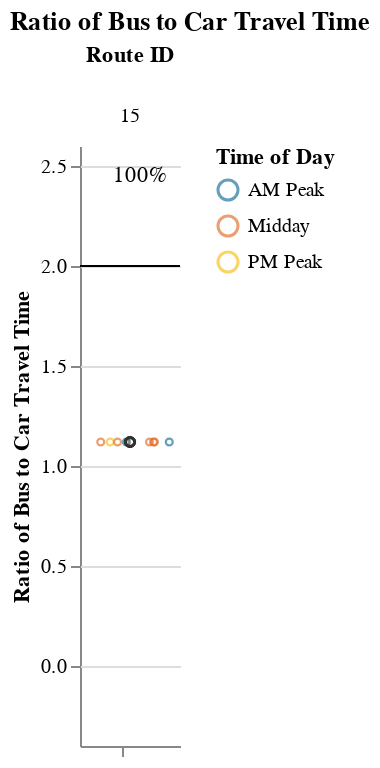
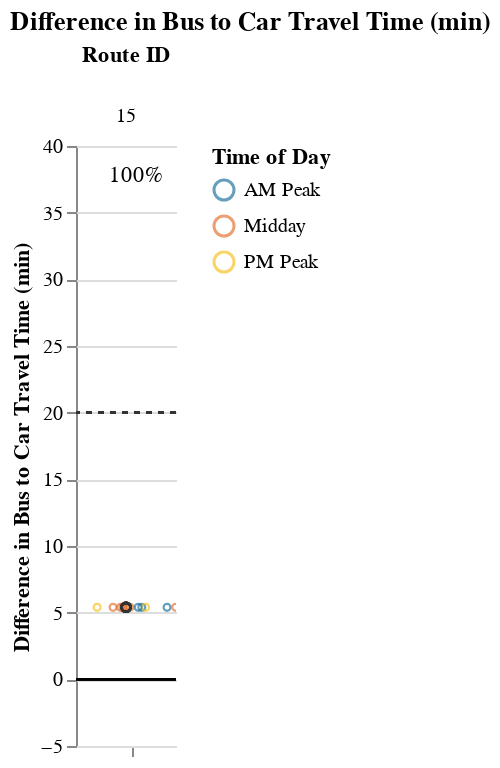

Notebook code cell kept with these figures, in order:
### Markdown cell above
## Viable Competitive Routes
### Short Routes (< 1 hr)

### Code cell
# Allow for possibility that operator doesn't have routes that fall into certain route_groups
# But, jupyterbook will not like markdown with f-string
# separate out route_group and put in each cell, and use try/except + if to display...
# but all 3 route groups must be displayed. just add sentence about why no routes were returned at the end
route_group = "short"
try:
    display_charts_for_route_group(df, route_group)
except:
    print("No routes meet this criteria.")

### Figure 1 — Vega-Lite specification as saved in the notebook (floating-point values rounded to 4 significant figures)
{"config": {"view": {"continuousWidth": 400, "continuousHeight": 300, "stroke": null}, "facet": {"spacing": 0}}, "data": {"name": "data-6020388dd5c22a2d21ab1959d100a451"}, "facet": {"column": {"field": "route_id", "sort": ["15"], "title": "Route ID", "type": "nominal"}}, "spec": {"layer": [{"mark": "rule", "encoding": {"color": {"value": "black"}, "y": {"field": "cutoff", "type": "quantitative"}}, "selection": {"selector001": {"type": "interval", "bind": "scales", "encodings": ["x", "y"]}}}, {"mark": {"type": "point", "opacity": 0.65, "size": 12, "strokeWidth": 1.1}, "encoding": {"color": {"field": "time_of_day", "scale": {"range": ["#136C97", "#E16B26", "#F6BF16", "#00896B", "#7790A3", "#5B559C"]}, "sort": ["AM Peak", "Midday", "PM Peak", "Owl Service"], "title": "Time of Day", "type": "nominal"}, "tooltip": [{"field": "route_id", "type": "nominal"}, {"field": "trip_id", "type": "nominal"}, {"field": "service_hours", "type": "quantitative"}, {"field": "car_duration_hours", "type": "quantitative"}, {"field": "bus_multiplier", "type": "quantitative"}, {"field": "bus_difference", "type": "quantitative"}, {"field": "num_trips", "type": "quantitative"}, {"field": "num_competitive", "type": "quantitative"}, {"field": "pct_trips_competitive", "type": "quantitative"}, {"field": "p25", "type": "quantitative"}, {"field": "p50", "type": "quantitative"}, {"field": "p75", "type": "quantitative"}], "x": {"axis": {"grid": false, "labels": false, "ticks": true, "values": [0]}, "field": "jitter", "scale": {}, "title": null, "type": "quantitative"}, "y": {"field": "bus_multiplier", "scale": {"domain": [-0.25, 2.5]}, "title": "Ratio of Bus to Car Travel Time", "type": "quantitative"}}, "transform": [{"calculate": "sqrt(-2*log(random()))*cos(2*PI*random())", "as": "jitter"}], "width": 50}, {"layer": [{"mark": {"type": "point", "opacity": 0.6, "size": 20, "strokeWidth": 1.3}, "encoding": {"color": {"value": "#323434"}, "y": {"field": "bus_multiplier", "type": "quantitative"}}, "transform": [{"filter": "(datum.p50_trip === 1)"}]}, {"mark": {"type": "text", "align": "center", "baseline": "middle"}, "encoding": {"color": {"value": "black"}, "text": {"field": "pct_trips_competitive", "format": ".0%", "type": "quantitative"}, "tooltip": [{"field": "route_id", "type": "nominal"}, {"field": "trip_id", "type": "nominal"}, {"field": "service_hours", "type": "quantitative"}, {"field": "car_duration_hours", "type": "quantitative"}, {"field": "bus_multiplier", "type": "quantitative"}, {"field": "bus_difference", "type": "quantitative"}, {"field": "num_trips", "type": "quantitative"}, {"field": "num_competitive", "type": "quantitative"}, {"field": "pct_trips_competitive", "type": "quantitative"}, {"field": "p25", "type": "quantitative"}, {"field": "p50", "type": "quantitative"}, {"field": "p75", "type": "quantitative"}], "x": {"value": 30}, "y": {"value": 15}}, "transform": [{"calculate": "sqrt(-2*log(random()))*cos(2*PI*random())", "as": "jitter"}, {"filter": "(datum.fastest_trip === 1)"}]}]}]}, "resolve": {"scale": {"y": "shared"}}, "title": "Ratio of Bus to Car Travel Time", "$schema": "https://vega.github.io/schema/vega-lite/v4.17.0.json", "datasets": {"data-6020388dd5c22a2d21ab1959d100a451": [{"calitp_itp_id": 42, "trip_key": 3212989715963820775, "trip_id": "t_2006242_b_33489_tn_5", "shape_id": "p_547", "route_id": "15", "service_hours": 0.85, "trip_first_departure_ts": 39900, "trip_last_arrival_ts": 42960, "departure_hour": 11, "time_of_day": "Midday", "p25": 0.85, "p50": 0.85, "p75": 0.85, "p50_trip": 1, "fastest_trip": 0, "car_duration_hours": 0.76, "competitive_route": 1, "bus_multiplier": 1.12, "bus_difference": 5.4, "num_trips": 12, "num_competitive": 12, "pct_trips_competitive": 1.0, "bus_difference_spread": 0.0, "route_group": "short", "max_trip_hrs": 0.85, "max_trip_route_group": 1.0, "name": "Blue Lake Rancheria", "caltrans_district": "01 - Eureka", "drmt_organization_name": null, "cutoff2": 20, "cutoff": 2}, {"calitp_itp_id": 42, "trip_key": -4503928084773304761, "trip_id": "t_2006242_b_33489_tn_6", "shape_id": "p_547", "route_id": "15", "service_hours": 0.85, "trip_first_departure_ts": 43500, "trip_last_arrival_ts": 46560, "departure_hour": 12, "time_of_day": "Midday", "p25": 0.85, "p50": 0.85, "p75": 0.85, "p50_trip": 1, "fastest_trip": 0, "car_duration_hours": 0.76, "competitive_route": 1, "bus_multiplier": 1.12, "bus_difference": 5.4, "num_trips": 12, "num_competitive": 12, "pct_trips_competitive": 1.0, "bus_difference_spread": 0.0, "route_group": "short", "max_trip_hrs": 0.85, "max_trip_route_group": 1.0, "name": "Blue Lake Rancheria", "caltrans_district": "01 - Eureka", "drmt_organization_name": null, "cutoff2": 20, "cutoff": 2}, {"calitp_itp_id": 42, "trip_key": -4246535928303558891, "trip_id": "t_2006242_b_33489_tn_10", "shape_id": "p_547", "route_id": "15", "service_hours": 0.85, "trip_first_departure_ts": 57900, "trip_last_arrival_ts": 60960, "departure_hour": 16, "time_of_day": "Midday", "p25": 0.85, "p50": 0.85, "p75": 0.85, "p50_trip": 1, "fastest_trip": 0, "car_duration_hours": 0.76, "competitive_route": 1, "bus_multiplier": 1.12, "bus_difference": 5.4, "num_trips": 12, "num_competitive": 12, "pct_trips_competitive": 1.0, "bus_difference_spread": 0.0, "route_group": "short", "max_trip_hrs": 0.85, "max_trip_route_group": 1.0, "name": "Blue Lake Rancheria", "caltrans_district": "01 - Eureka", "drmt_organization_name": null, "cutoff2": 20, "cutoff": 2}, {"calitp_itp_id": 42, "trip_key": -5346033386940711380, "trip_id": "t_2006242_b_33489_tn_8", "shape_id": "p_547", "route_id": "15", "service_hours": 0.85, "trip_first_departure_ts": 50700, "trip_last_arrival_ts": 53760, "departure_hour": 14, "time_of_day": "Midday", "p25": 0.85, "p50": 0.85, "p75": 0.85, "p50_trip": 1, "fastest_trip": 0, "car_duration_hours": 0.76, "competitive_route": 1, "bus_multiplier": 1.12, "bus_difference": 5.4, "num_trips": 12, "num_competitive": 12, "pct_trips_competitive": 1.0, "bus_difference_spread": 0.0, "route_group": "short", "max_trip_hrs": 0.85, "max_trip_route_group": 1.0, "name": "Blue Lake Rancheria", "caltrans_district": "01 - Eureka", "drmt_organization_name": null, "cutoff2": 20, "cutoff": 2}, {"calitp_itp_id": 42, "trip_key": 288197767091223608, "trip_id": "t_2006242_b_33489_tn_4", "shape_id": "p_547", "route_id": "15", "service_hours": 0.85, "trip_first_departure_ts": 36300, "trip_last_arrival_ts": 39360, "departure_hour": 10, "time_of_day": "Midday", "p25": 0.85, "p50": 0.85, "p75": 0.85, "p50_trip": 1, "fastest_trip": 0, "car_duration_hours": 0.76, "competitive_route": 1, "bus_multiplier": 1.12, "bus_difference": 5.4, "num_trips": 12, "num_competitive": 12, "pct_trips_competitive": 1.0, "bus_difference_spread": 0.0, "route_group": "short", "max_trip_hrs": 0.85, "max_trip_route_group": 1.0, "name": "Blue Lake Rancheria", "caltrans_district": "01 - Eureka", "drmt_organization_name": null, "cutoff2": 20, "cutoff": 2}, {"calitp_itp_id": 42, "trip_key": 7152056154056799848, "trip_id": "t_2006242_b_33489_tn_3", "shape_id": "p_547", "route_id": "15", "service_hours": 0.85, "trip_first_departure_ts": 32700, "trip_last_arrival_ts": 35760, "departure_hour": 9, "time_of_day": "AM Peak", "p25": 0.85, "p50": 0.85, "p75": 0.85, "p50_trip": 1, "fastest_trip": 0, "car_duration_hours": 0.76, "competitive_route": 1, "bus_multiplier": 1.12, "bus_difference": 5.4, "num_trips": 12, "num_competitive": 12, "pct_trips_competitive": 1.0, "bus_difference_spread": 0.0, "route_group": "short", "max_trip_hrs": 0.85, "max_trip_route_group": 1.0, "name": "Blue Lake Rancheria", "caltrans_district": "01 - Eureka", "drmt_organization_name": null, "cutoff2": 20, "cutoff": 2}, {"calitp_itp_id": 42, "trip_key": -2674696040307332955, "trip_id": "t_2006242_b_33489_tn_1", "shape_id": "p_547", "route_id": "15", "service_hours": 0.85, "trip_first_departure_ts": 25500, "trip_last_arrival_ts": 28560, "departure_hour": 7, "time_of_day": "AM Peak", "p25": 0.85, "p50": 0.85, "p75": 0.85, "p50_trip": 1, "fastest_trip": 0, "car_duration_hours": 0.76, "competitive_route": 1, "bus_multiplier": 1.12, "bus_difference": 5.4, "num_trips": 12, "num_competitive": 12, "pct_trips_competitive": 1.0, "bus_difference_spread": 0.0, "route_group": "short", "max_trip_hrs": 0.85, "max_trip_route_group": 1.0, "name": "Blue Lake Rancheria", "caltrans_district": "01 - Eureka", "drmt_organization_name": null, "cutoff2": 20, "cutoff": 2}, {"calitp_itp_id": 42, "trip_key": 3627932410057339867, "trip_id": "t_2006242_b_33489_tn_12", "shape_id": "p_547", "route_id": "15", "service_hours": 0.85, "trip_first_departure_ts": 65100, "trip_last_arrival_ts": 68160, "departure_hour": 18, "time_of_day": "PM Peak", "p25": 0.85, "p50": 0.85, "p75": 0.85, "p50_trip": 1, "fastest_trip": 1, "car_duration_hours": 0.76, "competitive_route": 1, "bus_multiplier": 1.12, "bus_difference": 5.4, "num_trips": 12, "num_competitive": 12, "pct_trips_competitive": 1.0, "bus_difference_spread": 0.0, "route_group": "short", "max_trip_hrs": 0.85, "max_trip_route_group": 1.0, "name": "Blue Lake Rancheria", "caltrans_district": "01 - Eureka", "drmt_organization_name": null, "cutoff2": 20, "cutoff": 2}, {"calitp_itp_id": 42, "trip_key": 5713358753953854643, "trip_id": "t_2006242_b_33489_tn_7", "shape_id": "p_547", "route_id": "15", "service_hours": 0.85, "trip_first_departure_ts": 47100, "trip_last_arrival_ts": 50160, "departure_hour": 13, "time_of_day": "Midday", "p25": 0.85, "p50": 0.85, "p75": 0.85, "p50_trip": 1, "fastest_trip": 0, "car_duration_hours": 0.76, "competitive_route": 1, "bus_multiplier": 1.12, "bus_difference": 5.4, "num_trips": 12, "num_competitive": 12, "pct_trips_competitive": 1.0, "bus_difference_spread": 0.0, "route_group": "short", "max_trip_hrs": 0.85, "max_trip_route_group": 1.0, "name": "Blue Lake Rancheria", "caltrans_district": "01 - Eureka", "drmt_organization_name": null, "cutoff2": 20, "cutoff": 2}, {"calitp_itp_id": 42, "trip_key": -6901584182200929758, "trip_id": "t_2006242_b_33489_tn_2", "shape_id": "p_547", "route_id": "15", "service_hours": 0.85, "trip_first_departure_ts": 29100, "trip_last_arrival_ts": 32160, "departure_hour": 8, "time_of_day": "AM Peak", "p25": 0.85, "p50": 0.85, "p75": 0.85, "p50_trip": 1, "fastest_trip": 0, "car_duration_hours": 0.76, "competitive_route": 1, "bus_multiplier": 1.12, "bus_difference": 5.4, "num_trips": 12, "num_competitive": 12, "pct_trips_competitive": 1.0, "bus_difference_spread": 0.0, "route_group": "short", "max_trip_hrs": 0.85, "max_trip_route_group": 1.0, "name": "Blue Lake Rancheria", "caltrans_district": "01 - Eureka", "drmt_organization_name": null, "cutoff2": 20, "cutoff": 2}, {"calitp_itp_id": 42, "trip_key": -1400242218070640529, "trip_id": "t_2006242_b_33489_tn_9", "shape_id": "p_547", "route_id": "15", "service_hours": 0.85, "trip_first_departure_ts": 54300, "trip_last_arrival_ts": 57360, "departure_hour": 15, "time_of_day": "Midday", "p25": 0.85, "p50": 0.85, "p75": 0.85, "p50_trip": 1, "fastest_trip": 0, "car_duration_hours": 0.76, "competitive_route": 1, "bus_multiplier": 1.12, "bus_difference": 5.4, "num_trips": 12, "num_competitive": 12, "pct_trips_competitive": 1.0, "bus_difference_spread": 0.0, "route_group": "short", "max_trip_hrs": 0.85, "max_trip_route_group": 1.0, "name": "Blue Lake Rancheria", "caltrans_district": "01 - Eureka", "drmt_organization_name": null, "cutoff2": 20, "cutoff": 2}, {"calitp_itp_id": 42, "trip_key": 8949262043114527418, "trip_id": "t_2006242_b_33489_tn_11", "shape_id": "p_547", "route_id": "15", "service_hours": 0.85, "trip_first_departure_ts": 61500, "trip_last_arrival_ts": 64560, "departure_hour": 17, "time_of_day": "PM Peak", "p25": 0.85, "p50": 0.85, "p75": 0.85, "p50_trip": 1, "fastest_trip": 0, "car_duration_hours": 0.76, "competitive_route": 1, "bus_multiplier": 1.12, "bus_difference": 5.4, "num_trips": 12, "num_competitive": 12, "pct_trips_competitive": 1.0, "bus_difference_spread": 0.0, "route_group": "short", "max_trip_hrs": 0.85, "max_trip_route_group": 1.0, "name": "Blue Lake Rancheria", "caltrans_district": "01 - Eureka", "drmt_organization_name": null, "cutoff2": 20, "cutoff": 2}]}}

### Figure 2 — Vega-Lite specification as saved in the notebook (floating-point values rounded to 4 significant figures)
{"config": {"view": {"continuousWidth": 400, "continuousHeight": 300, "stroke": null}, "facet": {"spacing": 0}}, "data": {"name": "data-e18e4a29b9d0c95592ffae10eb395d8f"}, "facet": {"column": {"field": "route_id", "sort": ["15"], "title": "Route ID", "type": "nominal"}}, "spec": {"layer": [{"mark": "rule", "encoding": {"color": {"value": "black"}, "y": {"field": "cutoff", "type": "quantitative"}}, "selection": {"selector002": {"type": "interval", "bind": "scales", "encodings": ["x", "y"]}}}, {"mark": {"type": "rule", "strokeDash": [3, 3]}, "encoding": {"color": {"value": "#323434"}, "y": {"field": "cutoff2", "type": "quantitative"}}}, {"mark": {"type": "point", "opacity": 0.65, "size": 12, "strokeWidth": 1.1}, "encoding": {"color": {"field": "time_of_day", "scale": {"range": ["#136C97", "#E16B26", "#F6BF16", "#00896B", "#7790A3", "#5B559C"]}, "sort": ["AM Peak", "Midday", "PM Peak", "Owl Service"], "title": "Time of Day", "type": "nominal"}, "tooltip": [{"field": "route_id", "type": "nominal"}, {"field": "trip_id", "type": "nominal"}, {"field": "service_hours", "type": "quantitative"}, {"field": "car_duration_hours", "type": "quantitative"}, {"field": "bus_multiplier", "type": "quantitative"}, {"field": "bus_difference", "type": "quantitative"}, {"field": "num_trips", "type": "quantitative"}, {"field": "num_competitive", "type": "quantitative"}, {"field": "pct_trips_competitive", "type": "quantitative"}, {"field": "p25", "type": "quantitative"}, {"field": "p50", "type": "quantitative"}, {"field": "p75", "type": "quantitative"}], "x": {"axis": {"grid": false, "labels": false, "ticks": true, "values": [0]}, "field": "jitter", "scale": {}, "title": null, "type": "quantitative"}, "y": {"field": "bus_difference", "scale": {"domain": [-5, 38.4]}, "title": "Difference in Bus to Car Travel Time (min)", "type": "quantitative"}}, "transform": [{"calculate": "sqrt(-2*log(random()))*cos(2*PI*random())", "as": "jitter"}], "width": 50}, {"layer": [{"mark": {"type": "point", "opacity": 0.6, "size": 20, "strokeWidth": 1.3}, "encoding": {"color": {"value": "#323434"}, "y": {"field": "bus_difference", "type": "quantitative"}}, "transform": [{"filter": "(datum.p50_trip === 1)"}]}, {"mark": {"type": "text", "align": "center", "baseline": "middle"}, "encoding": {"color": {"value": "black"}, "text": {"field": "pct_trips_competitive", "format": ".0%", "type": "quantitative"}, "tooltip": [{"field": "route_id", "type": "nominal"}, {"field": "trip_id", "type": "nominal"}, {"field": "service_hours", "type": "quantitative"}, {"field": "car_duration_hours", "type": "quantitative"}, {"field": "bus_multiplier", "type": "quantitative"}, {"field": "bus_difference", "type": "quantitative"}, {"field": "num_trips", "type": "quantitative"}, {"field": "num_competitive", "type": "quantitative"}, {"field": "pct_trips_competitive", "type": "quantitative"}, {"field": "p25", "type": "quantitative"}, {"field": "p50", "type": "quantitative"}, {"field": "p75", "type": "quantitative"}], "x": {"value": 30}, "y": {"value": 15}}, "transform": [{"calculate": "sqrt(-2*log(random()))*cos(2*PI*random())", "as": "jitter"}, {"filter": "(datum.fastest_trip === 1)"}]}]}]}, "resolve": {"scale": {"y": "shared"}}, "title": "Difference in Bus to Car Travel Time (min)", "$schema": "https://vega.github.io/schema/vega-lite/v4.17.0.json", "datasets": {"data-e18e4a29b9d0c95592ffae10eb395d8f": [{"calitp_itp_id": 42, "trip_key": 3212989715963820775, "trip_id": "t_2006242_b_33489_tn_5", "shape_id": "p_547", "route_id": "15", "service_hours": 0.85, "trip_first_departure_ts": 39900, "trip_last_arrival_ts": 42960, "departure_hour": 11, "time_of_day": "Midday", "p25": 0.85, "p50": 0.85, "p75": 0.85, "p50_trip": 1, "fastest_trip": 0, "car_duration_hours": 0.76, "competitive_route": 1, "bus_multiplier": 1.12, "bus_difference": 5.4, "num_trips": 12, "num_competitive": 12, "pct_trips_competitive": 1.0, "bus_difference_spread": 0.0, "route_group": "short", "max_trip_hrs": 0.85, "max_trip_route_group": 1.0, "name": "Blue Lake Rancheria", "caltrans_district": "01 - Eureka", "drmt_organization_name": null, "cutoff2": 20, "cutoff": 0}, {"calitp_itp_id": 42, "trip_key": -4503928084773304761, "trip_id": "t_2006242_b_33489_tn_6", "shape_id": "p_547", "route_id": "15", "service_hours": 0.85, "trip_first_departure_ts": 43500, "trip_last_arrival_ts": 46560, "departure_hour": 12, "time_of_day": "Midday", "p25": 0.85, "p50": 0.85, "p75": 0.85, "p50_trip": 1, "fastest_trip": 0, "car_duration_hours": 0.76, "competitive_route": 1, "bus_multiplier": 1.12, "bus_difference": 5.4, "num_trips": 12, "num_competitive": 12, "pct_trips_competitive": 1.0, "bus_difference_spread": 0.0, "route_group": "short", "max_trip_hrs": 0.85, "max_trip_route_group": 1.0, "name": "Blue Lake Rancheria", "caltrans_district": "01 - Eureka", "drmt_organization_name": null, "cutoff2": 20, "cutoff": 0}, {"calitp_itp_id": 42, "trip_key": -4246535928303558891, "trip_id": "t_2006242_b_33489_tn_10", "shape_id": "p_547", "route_id": "15", "service_hours": 0.85, "trip_first_departure_ts": 57900, "trip_last_arrival_ts": 60960, "departure_hour": 16, "time_of_day": "Midday", "p25": 0.85, "p50": 0.85, "p75": 0.85, "p50_trip": 1, "fastest_trip": 0, "car_duration_hours": 0.76, "competitive_route": 1, "bus_multiplier": 1.12, "bus_difference": 5.4, "num_trips": 12, "num_competitive": 12, "pct_trips_competitive": 1.0, "bus_difference_spread": 0.0, "route_group": "short", "max_trip_hrs": 0.85, "max_trip_route_group": 1.0, "name": "Blue Lake Rancheria", "caltrans_district": "01 - Eureka", "drmt_organization_name": null, "cutoff2": 20, "cutoff": 0}, {"calitp_itp_id": 42, "trip_key": -5346033386940711380, "trip_id": "t_2006242_b_33489_tn_8", "shape_id": "p_547", "route_id": "15", "service_hours": 0.85, "trip_first_departure_ts": 50700, "trip_last_arrival_ts": 53760, "departure_hour": 14, "time_of_day": "Midday", "p25": 0.85, "p50": 0.85, "p75": 0.85, "p50_trip": 1, "fastest_trip": 0, "car_duration_hours": 0.76, "competitive_route": 1, "bus_multiplier": 1.12, "bus_difference": 5.4, "num_trips": 12, "num_competitive": 12, "pct_trips_competitive": 1.0, "bus_difference_spread": 0.0, "route_group": "short", "max_trip_hrs": 0.85, "max_trip_route_group": 1.0, "name": "Blue Lake Rancheria", "caltrans_district": "01 - Eureka", "drmt_organization_name": null, "cutoff2": 20, "cutoff": 0}, {"calitp_itp_id": 42, "trip_key": 288197767091223608, "trip_id": "t_2006242_b_33489_tn_4", "shape_id": "p_547", "route_id": "15", "service_hours": 0.85, "trip_first_departure_ts": 36300, "trip_last_arrival_ts": 39360, "departure_hour": 10, "time_of_day": "Midday", "p25": 0.85, "p50": 0.85, "p75": 0.85, "p50_trip": 1, "fastest_trip": 0, "car_duration_hours": 0.76, "competitive_route": 1, "bus_multiplier": 1.12, "bus_difference": 5.4, "num_trips": 12, "num_competitive": 12, "pct_trips_competitive": 1.0, "bus_difference_spread": 0.0, "route_group": "short", "max_trip_hrs": 0.85, "max_trip_route_group": 1.0, "name": "Blue Lake Rancheria", "caltrans_district": "01 - Eureka", "drmt_organization_name": null, "cutoff2": 20, "cutoff": 0}, {"calitp_itp_id": 42, "trip_key": 7152056154056799848, "trip_id": "t_2006242_b_33489_tn_3", "shape_id": "p_547", "route_id": "15", "service_hours": 0.85, "trip_first_departure_ts": 32700, "trip_last_arrival_ts": 35760, "departure_hour": 9, "time_of_day": "AM Peak", "p25": 0.85, "p50": 0.85, "p75": 0.85, "p50_trip": 1, "fastest_trip": 0, "car_duration_hours": 0.76, "competitive_route": 1, "bus_multiplier": 1.12, "bus_difference": 5.4, "num_trips": 12, "num_competitive": 12, "pct_trips_competitive": 1.0, "bus_difference_spread": 0.0, "route_group": "short", "max_trip_hrs": 0.85, "max_trip_route_group": 1.0, "name": "Blue Lake Rancheria", "caltrans_district": "01 - Eureka", "drmt_organization_name": null, "cutoff2": 20, "cutoff": 0}, {"calitp_itp_id": 42, "trip_key": -2674696040307332955, "trip_id": "t_2006242_b_33489_tn_1", "shape_id": "p_547", "route_id": "15", "service_hours": 0.85, "trip_first_departure_ts": 25500, "trip_last_arrival_ts": 28560, "departure_hour": 7, "time_of_day": "AM Peak", "p25": 0.85, "p50": 0.85, "p75": 0.85, "p50_trip": 1, "fastest_trip": 0, "car_duration_hours": 0.76, "competitive_route": 1, "bus_multiplier": 1.12, "bus_difference": 5.4, "num_trips": 12, "num_competitive": 12, "pct_trips_competitive": 1.0, "bus_difference_spread": 0.0, "route_group": "short", "max_trip_hrs": 0.85, "max_trip_route_group": 1.0, "name": "Blue Lake Rancheria", "caltrans_district": "01 - Eureka", "drmt_organization_name": null, "cutoff2": 20, "cutoff": 0}, {"calitp_itp_id": 42, "trip_key": 3627932410057339867, "trip_id": "t_2006242_b_33489_tn_12", "shape_id": "p_547", "route_id": "15", "service_hours": 0.85, "trip_first_departure_ts": 65100, "trip_last_arrival_ts": 68160, "departure_hour": 18, "time_of_day": "PM Peak", "p25": 0.85, "p50": 0.85, "p75": 0.85, "p50_trip": 1, "fastest_trip": 1, "car_duration_hours": 0.76, "competitive_route": 1, "bus_multiplier": 1.12, "bus_difference": 5.4, "num_trips": 12, "num_competitive": 12, "pct_trips_competitive": 1.0, "bus_difference_spread": 0.0, "route_group": "short", "max_trip_hrs": 0.85, "max_trip_route_group": 1.0, "name": "Blue Lake Rancheria", "caltrans_district": "01 - Eureka", "drmt_organization_name": null, "cutoff2": 20, "cutoff": 0}, {"calitp_itp_id": 42, "trip_key": 5713358753953854643, "trip_id": "t_2006242_b_33489_tn_7", "shape_id": "p_547", "route_id": "15", "service_hours": 0.85, "trip_first_departure_ts": 47100, "trip_last_arrival_ts": 50160, "departure_hour": 13, "time_of_day": "Midday", "p25": 0.85, "p50": 0.85, "p75": 0.85, "p50_trip": 1, "fastest_trip": 0, "car_duration_hours": 0.76, "competitive_route": 1, "bus_multiplier": 1.12, "bus_difference": 5.4, "num_trips": 12, "num_competitive": 12, "pct_trips_competitive": 1.0, "bus_difference_spread": 0.0, "route_group": "short", "max_trip_hrs": 0.85, "max_trip_route_group": 1.0, "name": "Blue Lake Rancheria", "caltrans_district": "01 - Eureka", "drmt_organization_name": null, "cutoff2": 20, "cutoff": 0}, {"calitp_itp_id": 42, "trip_key": -6901584182200929758, "trip_id": "t_2006242_b_33489_tn_2", "shape_id": "p_547", "route_id": "15", "service_hours": 0.85, "trip_first_departure_ts": 29100, "trip_last_arrival_ts": 32160, "departure_hour": 8, "time_of_day": "AM Peak", "p25": 0.85, "p50": 0.85, "p75": 0.85, "p50_trip": 1, "fastest_trip": 0, "car_duration_hours": 0.76, "competitive_route": 1, "bus_multiplier": 1.12, "bus_difference": 5.4, "num_trips": 12, "num_competitive": 12, "pct_trips_competitive": 1.0, "bus_difference_spread": 0.0, "route_group": "short", "max_trip_hrs": 0.85, "max_trip_route_group": 1.0, "name": "Blue Lake Rancheria", "caltrans_district": "01 - Eureka", "drmt_organization_name": null, "cutoff2": 20, "cutoff": 0}, {"calitp_itp_id": 42, "trip_key": -1400242218070640529, "trip_id": "t_2006242_b_33489_tn_9", "shape_id": "p_547", "route_id": "15", "service_hours": 0.85, "trip_first_departure_ts": 54300, "trip_last_arrival_ts": 57360, "departure_hour": 15, "time_of_day": "Midday", "p25": 0.85, "p50": 0.85, "p75": 0.85, "p50_trip": 1, "fastest_trip": 0, "car_duration_hours": 0.76, "competitive_route": 1, "bus_multiplier": 1.12, "bus_difference": 5.4, "num_trips": 12, "num_competitive": 12, "pct_trips_competitive": 1.0, "bus_difference_spread": 0.0, "route_group": "short", "max_trip_hrs": 0.85, "max_trip_route_group": 1.0, "name": "Blue Lake Rancheria", "caltrans_district": "01 - Eureka", "drmt_organization_name": null, "cutoff2": 20, "cutoff": 0}, {"calitp_itp_id": 42, "trip_key": 8949262043114527418, "trip_id": "t_2006242_b_33489_tn_11", "shape_id": "p_547", "route_id": "15", "service_hours": 0.85, "trip_first_departure_ts": 61500, "trip_last_arrival_ts": 64560, "departure_hour": 17, "time_of_day": "PM Peak", "p25": 0.85, "p50": 0.85, "p75": 0.85, "p50_trip": 1, "fastest_trip": 0, "car_duration_hours": 0.76, "competitive_route": 1, "bus_multiplier": 1.12, "bus_difference": 5.4, "num_trips": 12, "num_competitive": 12, "pct_trips_competitive": 1.0, "bus_difference_spread": 0.0, "route_group": "short", "max_trip_hrs": 0.85, "max_trip_route_group": 1.0, "name": "Blue Lake Rancheria", "caltrans_district": "01 - Eureka", "drmt_organization_name": null, "cutoff2": 20, "cutoff": 0}]}}
